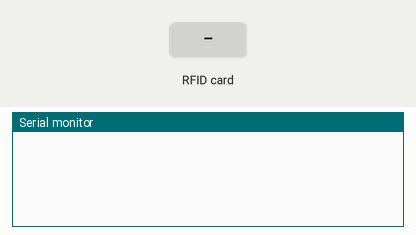
Bench run of a sketch on a simulated Arduino Uno, built with avr-gcc and run on an emulated ATmega328P. On the bench: the last lines printed to the serial monitor. Inputs (shaded band) come from the test bench.

Above: at 1.2 s.
1.3 s: RFID card 5E 7A 19 C4 held to the reader
At 2.4 s:
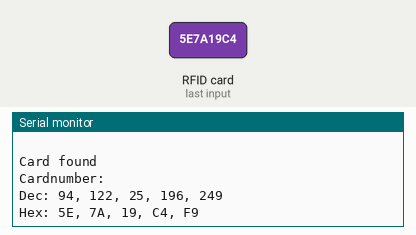
2.8 s: RFID card 5E 7A 19 C4 held to the reader
At 3.6 s:
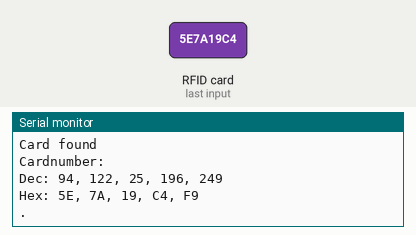

Measured:
- after the input at 1.3 s, the serial monitor: prints a new line at once (image 1)
- after the input at 2.8 s, the serial monitor: prints a new line at once (image 2)

The sketch:

readcard.ino
```cpp
/*
 * readcard - basic program to read Card Number
 *
 * 2016-0819 PePo new
 *     based upon Project 23 from 'Arduino Projects Handbook'
 *     https://www.nostarch.com/arduinohandbook/
 *
 * pin layout used:
 * -----------------------------------------------------------------------------------------
 *             MFRC522      Arduino      Arduino
 * SPI         Reader/PCD   Uno          Nano v3
 * Signal      Pin          Pin          Pin
 * -----------------------------------------------------------------------------------------
 * RST/Reset   RST          9            D5
 * SPI SS      SDA(SS)      10           D10
 * IRQ         ?            ?            not used
 * SPI MOSI    MOSI         11 / ICSP-4  D11
 * SPI MISO    MISO         12 / ICSP-1  D12
 * SPI SCK     SCK          13 / ICSP-3  D13
 */
#include <SPI.h>
//* using library provided by the obok
#include <RFID.h>
/*/
// GitHub: RFID Library by Miquel Balboa
//         https://github.com/miguelbalboa/rfid
#include <MFRC522.h>
//*/

// RFID reader configuration
#define SS_PIN 10  // Nano D10
#define RST_PIN 5  // Nano D5
RFID rfid(SS_PIN, RST_PIN);

// Setup variables
int serNum0;
int serNum1;
int serNum2;
int serNum3;
int serNum4;

void setup()
{
  Serial.begin(115200);
  SPI.begin();
  rfid.init();
}

void loop()
{
  if (rfid.isCard()) {
    if (rfid.readCardSerial()) {
      if (rfid.serNum[0] != serNum0
          && rfid.serNum[1] != serNum1
          && rfid.serNum[2] != serNum2
          && rfid.serNum[3] != serNum3
          && rfid.serNum[4] != serNum4
         ) {
        // When a card is found, the following code will run
        Serial.println(" ");
        Serial.println("Card found");
        serNum0 = rfid.serNum[0];
        serNum1 = rfid.serNum[1];
        serNum2 = rfid.serNum[2];
        serNum3 = rfid.serNum[3];
        serNum4 = rfid.serNum[4];

        // Print the card ID to the Serial Monitor of the IDE
        Serial.println("Cardnumber:");
        Serial.print("Dec: ");
        Serial.print(rfid.serNum[0], DEC);
        Serial.print(", ");
        Serial.print(rfid.serNum[1], DEC);
        Serial.print(", ");
        Serial.print(rfid.serNum[2], DEC);
        Serial.print(", ");
        Serial.print(rfid.serNum[3], DEC);
        Serial.print(", ");
        Serial.print(rfid.serNum[4], DEC);
        Serial.println(" ");
        Serial.print("Hex: ");
        Serial.print(rfid.serNum[0], HEX);
        Serial.print(", ");
        Serial.print(rfid.serNum[1], HEX);
        Serial.print(", ");
        Serial.print(rfid.serNum[2], HEX);
        Serial.print(", ");
        Serial.print(rfid.serNum[3], HEX);
        Serial.print(", ");
        Serial.print(rfid.serNum[4], HEX);
        Serial.println(" ");

      } else {
        // If the ID matches, write a dot to the Serial Monitor
        Serial.print(".");
      }
    }
  }
  rfid.halt();
}
```
